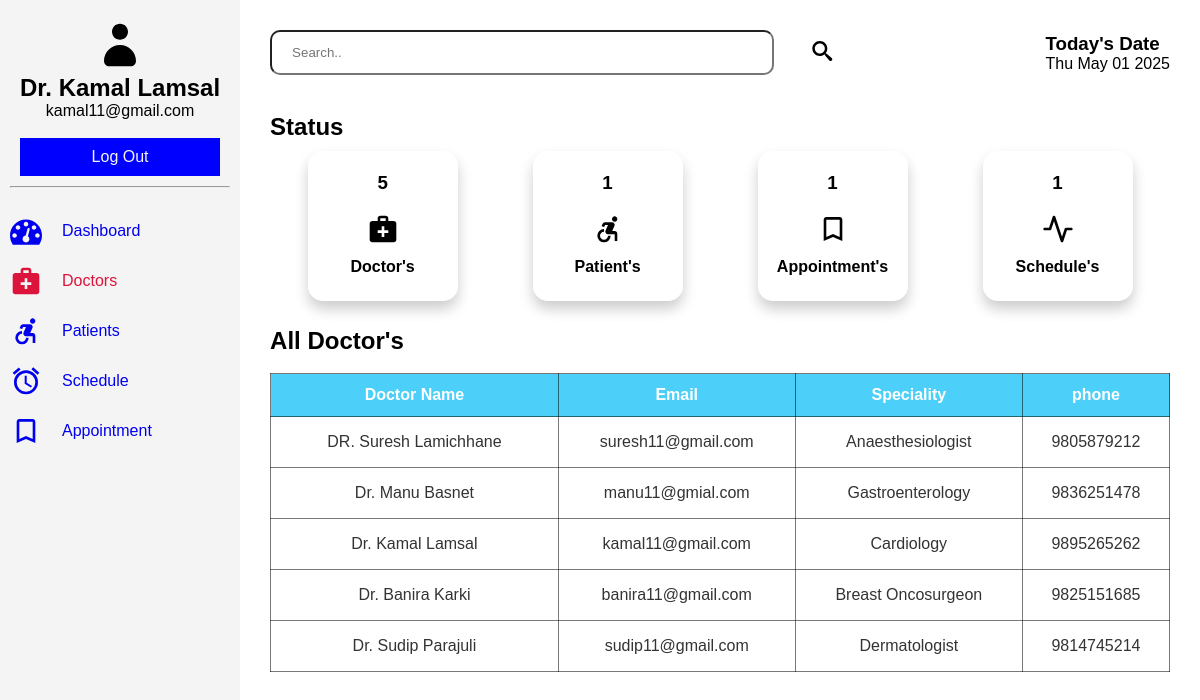
Page /doctor/doctor.php (signed in) on the earlier database version.
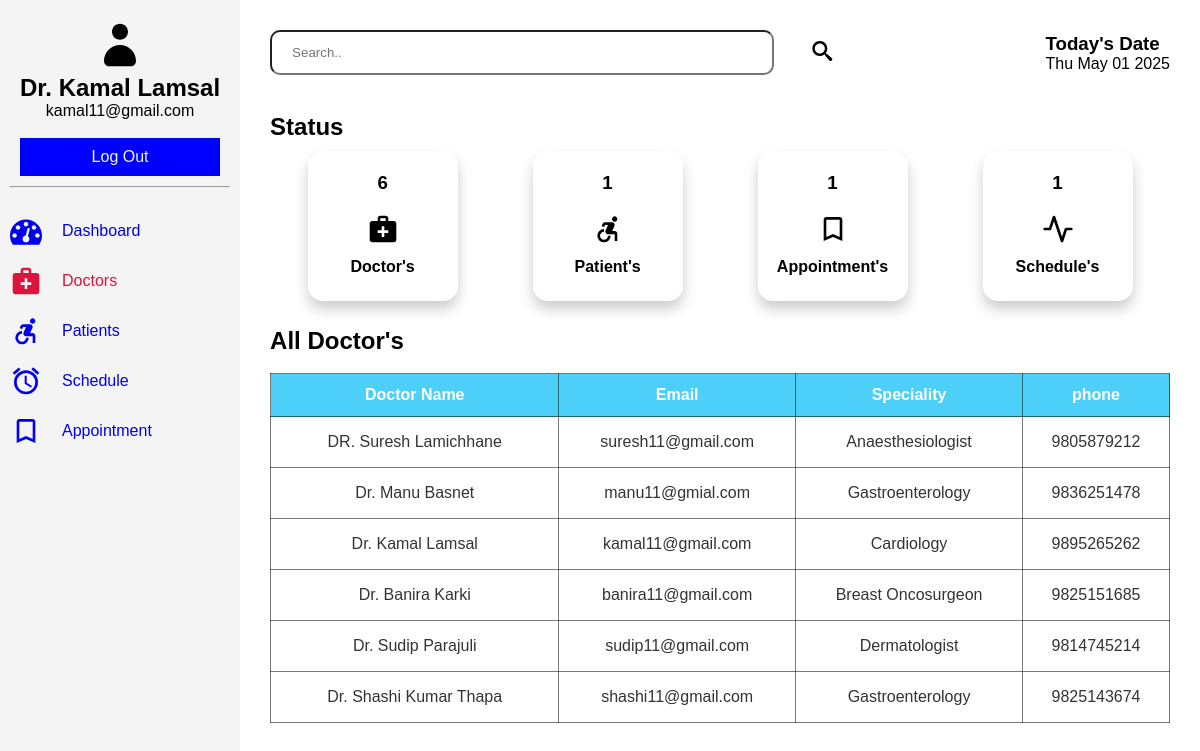
Same page on the later database version.
### tables this page shows
CREATE TABLE `doctor` (
  `id` int(11) NOT NULL,
  `fname` varchar(60) NOT NULL,
  `latitude` decimal(10,8) NOT NULL,
  `longitude` decimal(11,8) NOT NULL,
  `email` varchar(60) NOT NULL,
  `password` varchar(60) NOT NULL,
  `phone` varchar(60) NOT NULL,
  `address` varchar(255) NOT NULL,
  `image_name` varchar(255) NOT NULL,
  `image_path` varchar(255) NOT NULL,
  `sid` int(11) DEFAULT NULL,
  `created_at` timestamp NULL DEFAULT current_timestamp()
);

CREATE TABLE `specialities` (
  `id` int(11) NOT NULL,
  `title` varchar(60) NOT NULL,
  `description` text NOT NULL,
  `image_name` varchar(60) NOT NULL,
  `image_path` varchar(255) NOT NULL,
  `created_at` timestamp NULL DEFAULT current_timestamp()
);

### doctor/doctor.php (the view, shortened to what the changed rows need)
<?php
    include('../connection.php');
    $keyword = isset($_GET['keyword'])  ? $_GET['keyword'] : NULL ;
    if(isset($keyword)){
        $sql = "SELECT doc.id, doc.fname, doc.email, doc.phone, sp.title from doctor as doc INNER JOIN specialities as sp ON doc.sid = sp.id where fname like '%$keyword%'";
    }else{
        $sql = "SELECT doc.id, doc.fname, doc.email, doc.phone, sp.title from doctor as doc INNER JOIN specialities as sp ON doc.sid = sp.id";
    }
    $result = mysqli_query($conn, $sql);
    $useremail = $_SESSION["username_doctor"];
    $usql = "SELECT fname FROM doctor where email='$useremail';";
    $uresult = mysqli_query($conn, $usql);
    $urow = mysqli_fetch_assoc($uresult);
?>
<!DOCTYPE html>
<html lang="en">
<head>
    <link rel="stylesheet" href="../assets/dash1.css">
</head>
<body>
    <section class="dashboard">
        <div class="sidebar">
            <header>
                <svg class="icon icon-user"><use xlink:href="#icon-user"></use></svg>
                <h1><?php echo $urow['fname']; ?></h1>
                <p><?php echo "". $_SESSION["username_doctor"].""; ?></p><br>
                <a href="../doctor/logout.php">Log Out</a>
            </header>
        </div>
        <section class="main">
            <div class="head">
                <div class="date-container">
                    <h1>Today's Date</h1>
                </div>
            </div><br>
            <div class="status">
                <div class="status-bar">
                    <h2>Status</h2>
                </div>
                <div class="dash-collection">
                    <div class="doc">
                        <?php
                            $dsql = "SELECT * FROM doctor";
                            $dresult = mysqli_query($conn, $dsql);
                            if($drow = mysqli_num_rows($dresult)){
                                echo '<h3>'.$drow.'</h3>';
                            }else{
                                echo '<h3>0</h3>';
                            }
                        ?>
                        <svg class="icon icon-medical_services"><use xlink:href="#icon-medical_services"></use></svg><br>
                        <h4>Doctor's</h4><br>
                    </div>
                </div>
            </div>
                <div class="doctor-info">
                    <div class="tabular">
                        <h2>All Doctor's</h2><br>
                        <table class="table-container">
                            <thead>
                                <tr>
                                    <th>Doctor Name</th>
                                    <th>Email</th>
                                    <th>Speciality</th>
                                    <th>phone</th>
                                </tr>
                            </thead>
                                <tbody>
                                    <tr>
                                        <?php
                                            while($row = mysqli_fetch_assoc($result)){
                                        ?>
                                            <td style="padding: 16px;"><?php echo $row['fname'] ?></td>
                                            <td><?php echo $row['email'] ?></td>
                                            <td><?php echo $row['title'] ?></td>
                                            <td><?php echo $row['phone'] ?></td>
                                    </tr>
                                    <?php
                                        }
                                    ?>
                                </tbody>
                        </table>
                    </div>
                </div>
        </section>
    </section>
</body>
</html>

Differences in the rows shown:
added doctor: fname "Dr. Shashi Kumar Thapa", email "shashi11@gmail.com", sid.title "Gastroenterology", phone "9825143674"
Other differences:
$drow: "5" → "6"
